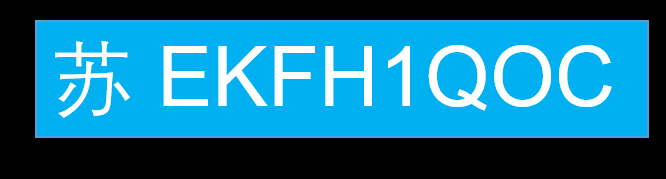
%> input picture lab05_Morphological_Operation/images/car_license_plate.png, 666 x 179 px
$ octave t02.m   (GNU Octave 9; MATLAB toolbox functions it lacks are replaced by stand-ins)
%> lines starting %> are read from the running program, lines starting %| are printed output that depends on the picture; in (x1, y1, x2, y2) boxes, pixels count from 0 and x2, y2 are one past the last pixel; in counts of white or black regions, pixels touching at a corner belong together; the program's own positions count from 1
### lab05_Morphological_Operation/binarize.m
function im_binary= binarize(im,threshold)
[r,c,dim] = size(im);
% Convert RGB to Gray Scale
if dim == 3
    im = rgb2gray(im);
else
  sprintf('im has to be rgb image');
end
% Binarize Image
im_binary = zeros(r,c);
 for i=1:r
   for j=1:c
         if(im(i,j)) < threshold
             im_binary(i,j) = 0;
         else
             im_binary(i,j) = 1;
         end
     end
 end
% im_binary = im > threshold;
end

### lab05_Morphological_Operation/detect_car_license_plate_v1.m
function str = detect_car_license_plate_v1(im,im_temp)

% Erode template
SE_temp = strel('square',3);
im_temp_eroded = imerode(im_temp,SE_temp);

% Split license
im_num = segmentation(im,'license_');
% Spilt the templates
temp_num = segmentation(im_temp_eroded,'temp_');

% Based on the segmentation random order design the dictonary
character=char('A','0','5','K','U','6','1','B','V','L','W','2','7',...
    'M','C','3','8','X','D','N','4','9','Y','O','E','Z','F','P','G',...
    'Q','H','R','S','I','J','T');

% Detection
count = 1;
for i = 1:im_num
    % Read splited image
    im_splited = im2double(imread(sprintf('license_%d.bmp',i)));
    for j = 1:temp_num
        % Read splited templates
        im_temp_splited = im2double(imread(sprintf('temp_%d.bmp',j)));
        % Erosion
        result = imerode(im_splited,im_temp_splited);
        % Find the matched character
        if(~isempty(find(result == 1, 1)))
            detect(count) = j;
            count = count+1;
        end
    end
end

str = character(detect);
end

### lab05_Morphological_Operation/segmentation.m
function [number] = segmentation(im,name)
% label
temp = bwconncomp(im);
number = temp.NumObjects;

% show & save chractors
    for i= 1:number
    [r,c] = ind2sub(temp.ImageSize,temp.PixelIdxList{i});
    imwrite(im(min(r)-3:max(r)+3, min(c)- 3:max(c)+3),strcat(name,int2str(i),'.bmp'));
    end
end

### lab05_Morphological_Operation/detect_car_license_plate_v2.m
function str = detect_car_license_plate_v2(im,im_temp)

% Split license and templete
im_num = segmentation(im,'license2_');
temp_num = segmentation(im_temp,'temp_fg_');

% Build dictionary
character=char('A','0','5','K','U','6','1','B','V','L','W','2','7',...
    'M','C','3','8','X','D','N','4','9','Y','O','E','Z','F','P','G',...
    'Q','H','R','S','I','J','T');

% Structuring elements
SE1 = strel('square',3);
SE2 = strel('square',5);

% generate and save fg and bg
for k=1:temp_num
    im_temp_splited = double(imread(sprintf('temp_fg_%d.bmp',k)));
    im_fg = imerode(im_temp_splited,SE1);
    imwrite(im_fg,strcat('temp_fg_',int2str(k),'.bmp'));

    im_bg_1 = imdilate(im_temp_splited,SE2);
    im_bg_2 = imerode(im_bg_1,SE1);
    im_bg = im_bg_1-im_bg_2;
    imwrite(im_bg,strcat('temp_bg_',int2str(k),'.bmp'));
end

% detection
count=1;
for i=1:im_num
    % Read splited image
    im_splited = im2double(imread(sprintf('license2_%d.bmp',i)));
    for j=1:temp_num
        fg = im2double(imread(sprintf('temp_fg_%d.bmp',j)));
        bg = im2double(imread(sprintf('temp_bg_%d.bmp',j)));
        % Hit-miss
        result = bwhitmiss(im_splited,fg,bg);
        [row,col] = size(im_splited);
        % Find match
        if(result(floor(row/2),floor(col/2))==1)
            detect(count)=j;
            count=count+1;
        end
    end
end

str = character(detect);
end

### lab05_Morphological_Operation/t02.m
clc;clear;close all;

%%% Image Preprocess

% read image
im = imread('images/car_license_plate.png');
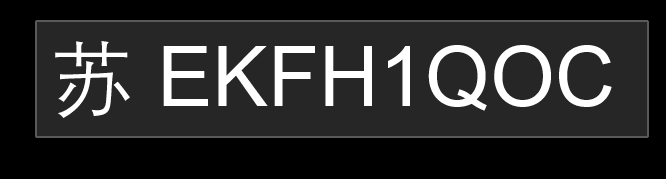
%> im: size 179x666 uint8; min 0, max 20, mean 3.37; drawn with min black and max white
im_temp = imread('images/alphanumeric_templates.png');
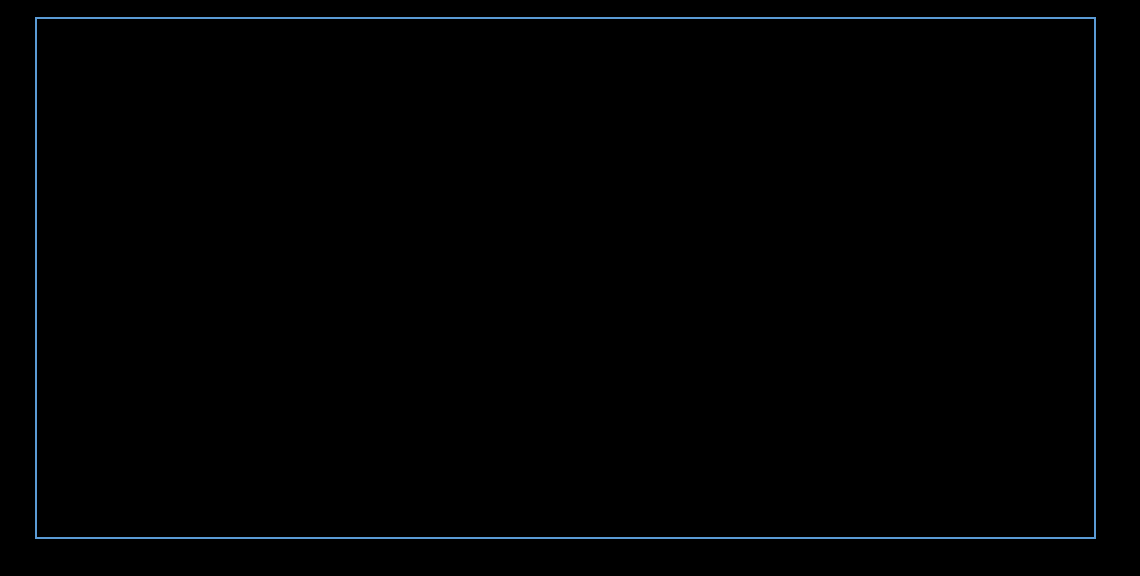
%> input picture lab05_Morphological_Operation/images/alphanumeric_templates.png, 1140 x 576 px
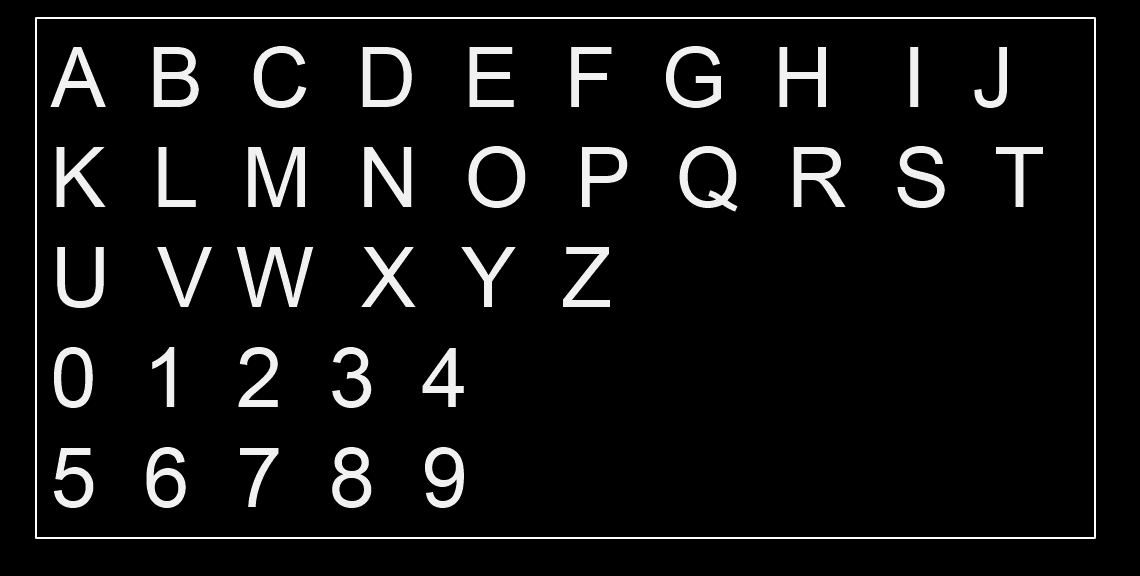
%> im_temp: size 576x1140 uint8; min 0, max 19, mean 1.23; drawn with min black and max white
% Get the threshold value
thresh = graythresh(im);
%> thresh = 0.0392
thresh_temp = graythresh(im_temp);
%> thresh_temp = 0.0314
% Binarize image
im = binarize(im,thresh*255);
%> after the loop in binarize, `for i=1:r`:
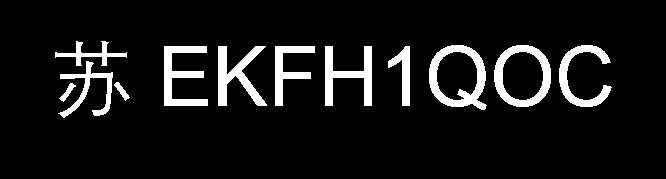
%> im_binary: size 179x666 double; values 0 (black) and 1 (white), 8.8% white; 12 white regions, largest, box (x1, y1, x2, y2) and area: (429, 45, 487, 110) 1455, (494, 45, 551, 107) 1304, (218, 46, 267, 106) 1234
im_temp = binarize(im_temp,thresh_temp*255);
%> after the loop in binarize (call 2), `for i=1:r`: im_binary: size 576x1140 double; values 0 (black) and 1 (white), 6.9% white; 37 white regions, largest, box (x1, y1, x2, y2) and area: (35, 17, 1096, 539) 6316, (248, 147, 305, 207) 1709, (237, 247, 313, 307) 1616
% Crop out Chinese char
im = imcrop(im,[160,40,460,80]);
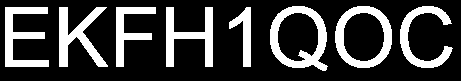
%> im: size 81x461 double; values 0 (black) and 1 (white), 23.9% white; 8 white regions, largest, box (x1, y1, x2, y2) and area: (270, 6, 328, 71) 1455, (335, 6, 392, 68) 1304, (59, 7, 108, 67) 1234
im_temp = imcrop(im_temp,[45,40,1040,490]);
%> im_temp: size 491x1041 double; values 0 (black) and 1 (white), 7.6% white; 36 white regions, largest, box (x1, y1, x2, y2) and area: (204, 108, 261, 168) 1709, (193, 208, 269, 268) 1616, (110, 8, 155, 68) 1433

figure;imshow(im);
figure;imshow(im_temp);

%%% Image Reconganition
% task 01
license_01 = detect_car_license_plate_v1(im,im_temp)
%> in detect_car_license_plate_v1, `im_temp_eroded = imerode(im_temp,SE_temp);`:
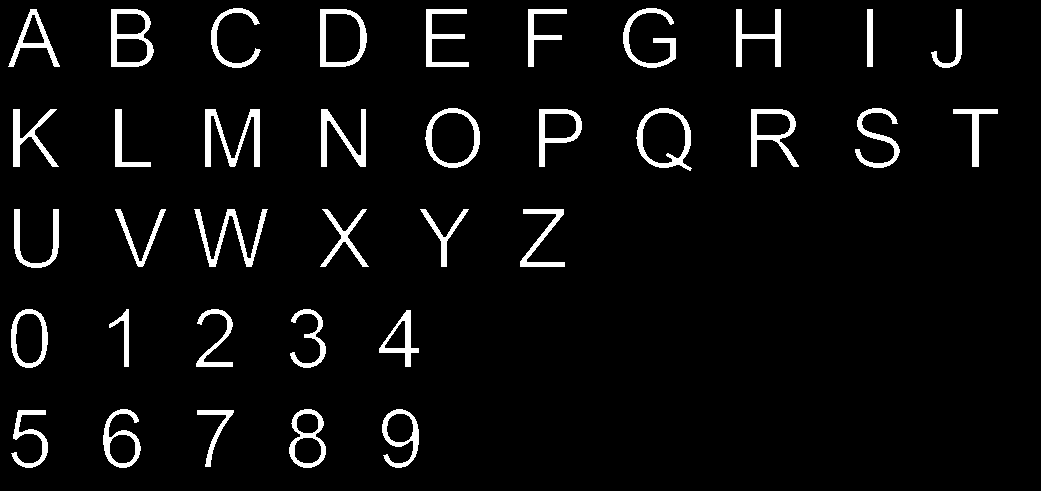
%> im_temp_eroded: size 491x1041 double; values 0 (black) and 1 (white), 5.2% white; 36 white regions, largest, box (x1, y1, x2, y2) and area: (205, 109, 260, 167) 1179, (194, 209, 268, 267) 1048, (111, 9, 154, 67) 1019
%> in segmentation, `temp = bwconncomp(im);`: temp = 8 connected components
%> in segmentation, `number = temp.NumObjects;`: number = 8
%> the loop in segmentation, `for i= 1:number` made 8 passes
%> the loop in segmentation (call 2), `for i= 1:number` made 36 passes
%> in detect_car_license_plate_v1, `temp_num = segmentation(im_temp_eroded,'temp_');`: temp_num = 36
%> in detect_car_license_plate_v1, `im_splited = im2double(imread(sprintf('license_%d.bmp',i)));`: im_splited: size 66x50 double; values 0 (black) and 1 (white), 36.4% white; 1 white region, box (x1, y1, x2, y2) and area: (3, 3, 47, 63) 1201
%> in detect_car_license_plate_v1, `im_temp_splited = im2double(imread(sprintf('temp_%d.bmp',j)));`: im_temp_splited: size 64x58 double; values 0 (black) and 1 (white), 19.2% white; 1 white region, box (x1, y1, x2, y2) and area: (3, 3, 55, 61) 714
%> in detect_car_license_plate_v1, `result = imerode(im_splited,im_temp_splited);`: result: size 66x50 double; every value is 0
% task 02
license_02 = detect_car_license_plate_v2(im,im_temp)
%> in detect_car_license_plate_v2, `im_temp_splited = double(imread(sprintf('temp_fg_%d.bmp',k)));`: im_temp_splited: size 66x61 double; 26.6% white; 1 white region, box (x1, y1, x2, y2) and area: (3, 3, 58, 63) 1071
%> in detect_car_license_plate_v2, `im_fg = imerode(im_temp_splited,SE1);`: im_fg: size 66x61 double; 17.7% white; 1 white region, box (x1, y1, x2, y2) and area: (4, 4, 56, 62) 714
%> in detect_car_license_plate_v2, `im_bg_1 = imdilate(im_temp_splited,SE2);`: im_bg_1: size 66x61 double; 44% white; 1 white region, box (x1, y1, x2, y2) and area: (1, 1, 60, 65) 1770
%> in detect_car_license_plate_v2, `im_bg_2 = imerode(im_bg_1,SE1);`: im_bg_2: size 66x61 double; 35.6% white; 1 white region, box (x1, y1, x2, y2) and area: (2, 2, 59, 64) 1432
%> in detect_car_license_plate_v2, `im_bg = im_bg_1-im_bg_2;`:
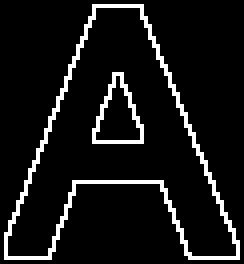
%> im_bg: size 66x61 double (shown 4 times larger); 8.4% white in thin lines or dots
%> in detect_car_license_plate_v2, `count=1;`: count = 1
%> in detect_car_license_plate_v2, `bg = im2double(imread(sprintf('temp_bg_%d.bmp',j)));`: bg: size 66x61 double; values 0 (black) and 1 (white), 8.4% white in thin lines or dots
%> in detect_car_license_plate_v2, `result = bwhitmiss(im_splited,fg,bg);`: result: size 66x50 logical; every value is 0
